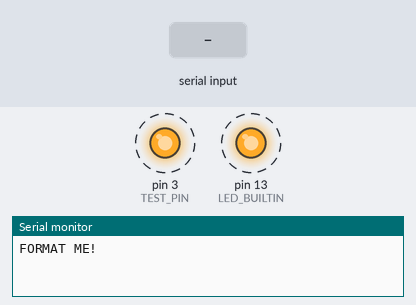
Bench run of a sketch on a simulated Arduino Mega 2560, built with avr-gcc and run on an emulated ATmega2560. On the bench: output pins drawn as LEDs (lit = HIGH), the last lines printed to the serial monitor. Dashed ring = blinking. The test bench sets the inputs (shaded band).

Above: at 4.25 s.
4.3 s: "1" received over the second serial link
At 5.8 s:
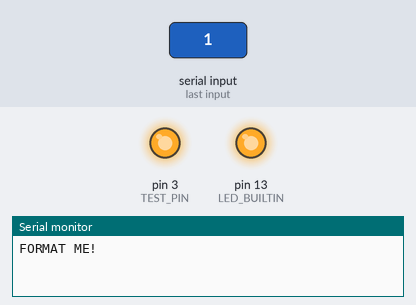
At 10.8 s:
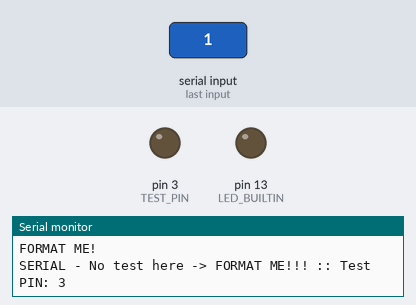
Timing chart, 0 to 13.8 s (numbered marks = the images above; inputs shaded):
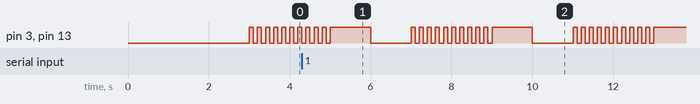

Measured:
- by itself, pin 3 (TEST_PIN), pin 13 (LED_BUILTIN): moves between LOW and HIGH, repeating every 4.0 s

The sketch:

main.ino
```cpp
#define EXECUTE_TEST

#ifdef EXECUTE_TEST

// === Write here your test === ======================================================

#include "Arduino.h"

#ifdef ARDUINO_RASPBERRY_PI_PICO
// UART Serial2(8, 9, 0, 0);
UART Serial2(4, 5, 0, 0);
#endif

#ifndef LED_BUILTIN
#define LED_BUILTIN 13
#endif

#define TEST_PIN 3

void setup() {
    // Bootwait
    delay(3000);

    // Start job
    Serial.begin(115200);
    Serial.println("FORMAT ME!");
    // initialize LED digital pin as an output.
    pinMode(LED_BUILTIN, OUTPUT);
#ifdef TEST_PIN
    pinMode(TEST_PIN, OUTPUT);
#endif

    Serial1.begin(115200);
    Serial2.begin(115200);
}

void loop() {
    unsigned short int incomingByte=0, s1len=0, s2len=0;
    char s1[100]="", s2[100]="";
    int i=0;
    for (i=0; i<10; i++) {
        digitalWrite(LED_BUILTIN, HIGH);
#ifdef TEST_PIN
        digitalWrite(TEST_PIN, HIGH);
#endif
        delay(100);
        digitalWrite(LED_BUILTIN, LOW);
#ifdef TEST_PIN
        digitalWrite(TEST_PIN, LOW);
#endif
        delay(100);
    }
    digitalWrite(LED_BUILTIN, HIGH);
#ifdef TEST_PIN
    digitalWrite(TEST_PIN, HIGH);
#endif
    delay(1000);
    digitalWrite(LED_BUILTIN, LOW);
#ifdef TEST_PIN
    digitalWrite(TEST_PIN, LOW);
#endif
    delay(1000);

    // SERIAL 0
    Serial.print("SERIAL - No test here -> FORMAT ME!!!");
#ifdef TEST_PIN
    Serial.print(" :: Test PIN: ");
    Serial.print(TEST_PIN);
#endif
    while (Serial1.available()>0) {
        s1[s1len] = (char) Serial1.read();
        s1len++;
    }
    while (Serial2.available()>0) {
        s1[s2len] = (char) Serial2.read();
        s2len++;
    }
    if (s1len) {
        Serial.print(" - S1: ·");
        Serial.print(s1);
        Serial.print("·");
    }
    if (s2len) {
        Serial.print(" - S2: ·");
        Serial.print(s2);
        Serial.print("·");
    }
    Serial.println("");

    // SERIAL 1
    Serial1.print("SERIAL1 - No test here -> FORMAT ME!!!");
#ifdef TEST_PIN
    Serial1.print(" :: Test PIN: ");
    Serial1.print(TEST_PIN);
#endif
    if (s1len) {
        Serial1.print(" - DATA: ·");
        Serial1.print(s1);
        Serial1.print("·");
    }
    Serial1.println("");

    // SERIAL 2
    Serial2.print("SERIAL2 - No test here -> FORMAT ME!!!");
#ifdef TEST_PIN
    Serial2.print(" :: Test PIN: ");
    Serial2.print(TEST_PIN);
#endif
    if (s2len) {
        Serial2.print(" - DATA: ·");
        Serial2.print(s2);
        Serial2.print("·");
    }
    Serial2.println("");
}


/*
int IN5 = 5;    // Input3 conectada al pin 5
int IN4 = 4;    // Input4 conectada al pin 4
int ENB = 3;    // ENB conectada al pin 3 de Arduino
void setup()
{
    // Header
    Serial.begin(9600);
    Serial.println("Setup");
    pinMode (ENB, OUTPUT);
    pinMode (IN5, OUTPUT);
    pinMode (IN4, OUTPUT);
    digitalWrite (IN5, LOW);
    digitalWrite (IN4, LOW);
    analogWrite(ENB, 255);
}
void loop() {
    Serial.println("INSIDE");
    digitalWrite (IN5, HIGH);
    digitalWrite (IN4, LOW);
    delay(2000);

    Serial.println("STOP");
    digitalWrite (IN5, LOW);
    digitalWrite (IN4, LOW);
    delay(200);

    Serial.println("OUTSIDE");
    digitalWrite (IN5, LOW);
    digitalWrite (IN4, HIGH);
    delay(2000);

    Serial.println("STOP");
    digitalWrite (IN5, LOW);
    digitalWrite (IN4, LOW);
    delay(2000);

    delay(3000);
}
*/

// === TEST FINISH HERE === ==========================================================


#else
#include "Arduino.h"

#ifndef LED_BUILTIN
#define LED_BUILTIN 13
#endif

void setup() {
    Serial.begin(115200);
    Serial.println("FORMAT ME!");
    // initialize LED digital pin as an output.
    pinMode(LED_BUILTIN, OUTPUT);
}

void loop() {
    int i=0;
    for (i=0; i<10; i++) {
        digitalWrite(LED_BUILTIN, HIGH);
        delay(100);
        digitalWrite(LED_BUILTIN, LOW);
        delay(100);
    }
    digitalWrite(LED_BUILTIN, HIGH);
    delay(1000);
    digitalWrite(LED_BUILTIN, LOW);
    delay(1000);
    Serial.println("No test here -> FORMAT ME!!!");
}
#endif
```
